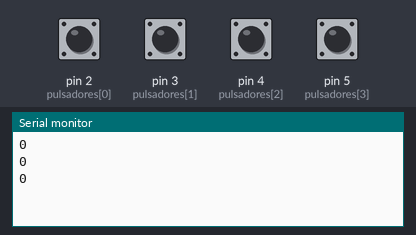
Simulated run of this sketch. Board: Arduino Uno, built with avr-gcc and run on an emulated ATmega328P. Parts: the last lines printed to the serial monitor. The test bench sets the inputs (shaded band); at power-on: pin 2 (pulsadores[0]), pin 3 (pulsadores[1]), pin 4 (pulsadores[2]), pin 5 (pulsadores[3]) HIGH.

Above: at 1.6 s.
1.7 s: pin 3 (pulsadores[1]) pulled LOW for 0.5 s
At 2.26 s:
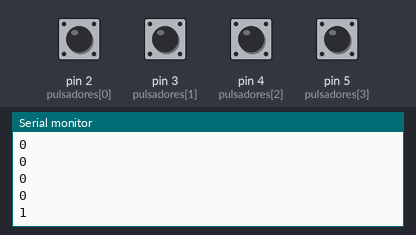
3.7 s: pin 4 (pulsadores[2]) pulled LOW for 0.5 s
At 4.26 s:
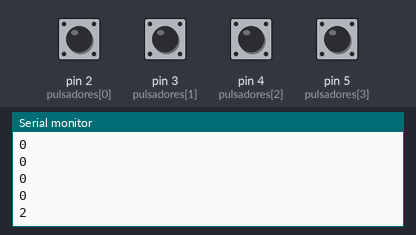
5.7 s: pin 5 (pulsadores[3]) pulled LOW for 0.5 s
At 6.26 s:
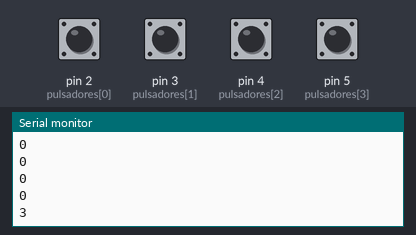
Timing chart, 0 to 8.7 s (numbered marks = the images above; inputs shaded):
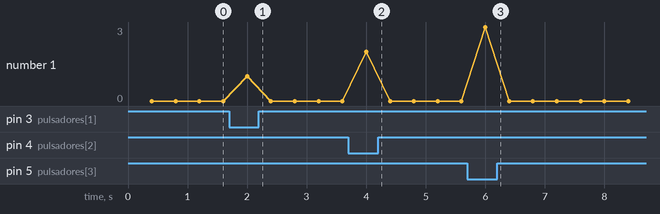

Measured:
- after the input at 1.7 s, the serial monitor: prints a new line after 0.30 s (image 1)
- after the input at 3.7 s, the serial monitor: prints a new line after 0.30 s (image 2)
- after the input at 5.7 s, the serial monitor: prints a new line after 0.30 s (image 3)

The sketch:

ProyectoU1.ino
```cpp
int pulsadores[5] = {2, 3, 4, 5};
int i;
void setup() {
  for (i = 0; i < 4; i++)
  {
    pinMode(pulsadores[i], INPUT_PULLUP);
  }
  Serial.begin(9600);
}
int valores[4] = {1, 1, 1, 1};
void loop() {
  valores[0] = digitalRead(pulsadores[0]);
  valores[1] = digitalRead(pulsadores[1]);
  valores[2] = digitalRead(pulsadores[2]);
  valores[3] = digitalRead(pulsadores[3]);
  int indexPresionado = -1;
  for (i = 0; i < 4; i++)
  {
    if (valores[i] == 0)
      indexPresionado = i;
  }
  switch (indexPresionado)
  {
    case 0: Serial.println("0");
      break;
    case 1: Serial.println("1");
      break;
    case 2: Serial.println("2");
      break;
    case 3: Serial.println("3");
      break;
  }
  delay(400);
  for(i=0; i<5; i++)
  {
    valores[i]=1;
  }
}
```
